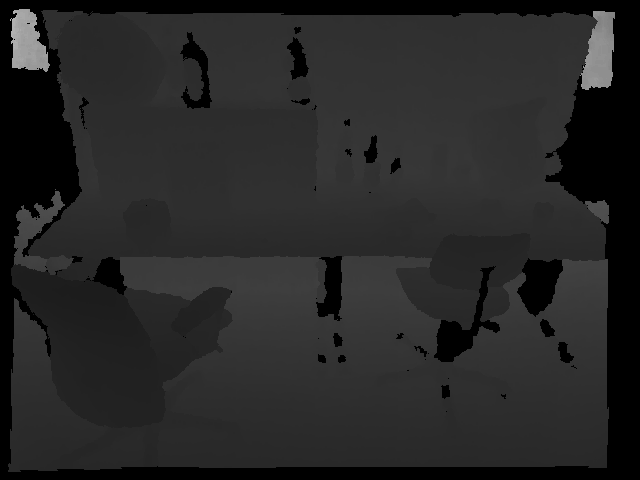
#> input picture tum_dataset/depth/1.png, 640 x 480 px, found by its file name
$ python Tarefa1.py
#> lines starting #> are read from the running program, lines starting #| are printed output that depends on the picture
import cv2
import numpy as np
import open3d as o3d
import os

# Caminhos para as pastas
base_path = "tum_dataset"
rgb_path = r"C:\Users\Eduardo Pereira\Documents\UNI\A2-S1\SAVI\TRABALHO1\tum_dataset\rgb"
depth_path = r"C:\Users\Eduardo Pereira\Documents\UNI\A2-S1\SAVI\TRABALHO1\tum_dataset\depth"

#rgb_path = r"C:\Universidade\Mestrado\2o Ano\SAVI\savi-25-26-assignment1-group6\tum_dataset\rgb"
#depth_path = r"C:\Universidade\Mestrado\2o Ano\SAVI\savi-25-26-assignment1-group6\tum_dataset\depth"

# Parâmetros intrínsecos da camera
fx, fy = 525.0, 525.0
cx, cy = 319.5, 239.5
camera_intrinsics = o3d.camera.PinholeCameraIntrinsic()
camera_intrinsics.set_intrinsics(width=640, height=480, fx=fx, fy=fy, cx=cx, cy=cy)

def process_rgbd_pair(rgb_file, depth_file):
    # Carrega RGB e Depth (OpenCV garante tipos corretos)
    color_cv = cv2.cvtColor(cv2.imread(rgb_file), cv2.COLOR_BGR2RGB)
#> color_cv is the input picture: shape (480, 640, 3); min 0, max 182, mean 38.7
    depth_cv = cv2.imread(depth_file, cv2.IMREAD_UNCHANGED)
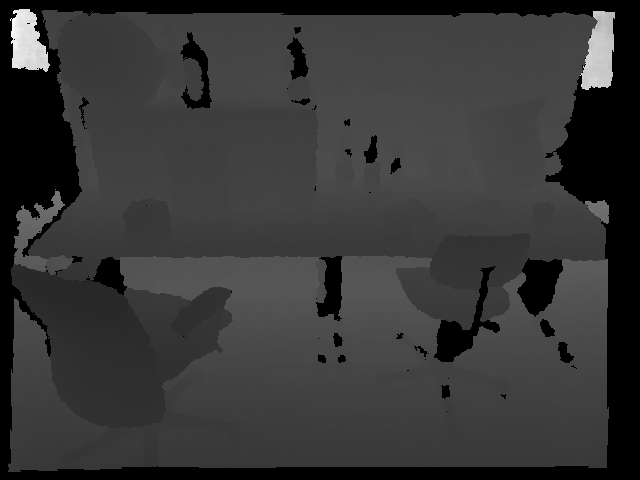
#> depth_cv: shape (480, 640) uint16; min 0, max 46655, mean 10008.8; drawn with min black and max white

    if depth_cv is None or color_cv is None:
        raise FileNotFoundError(f"Erro a ler {rgb_file} ou {depth_file}")

    # Garantir que esta em uint16
    if depth_cv.dtype != np.uint16:
        depth_cv = depth_cv.astype(np.uint16)

    # Converter para formato Open3D
    color_raw = o3d.geometry.Image(color_cv)
    depth_raw = o3d.geometry.Image(depth_cv)

#    # Cria RGBDImage (nao mantem as cores) (nao sei porque o prof usou este no ex da aula se fica sem cores)
#    rgbd_image = o3d.geometry.RGBDImage.create_from_tum_format(
#        color_raw,
#        depth_raw
#    )

    # Cria RGBDImage (mantendo as cores RGB)
    rgbd_image = o3d.geometry.RGBDImage.create_from_color_and_depth(
        color=color_raw,
        depth=depth_raw,
        depth_scale=5000.0,   # padrão TUM
        depth_trunc=4.0,      # corta profundidades > 4 m
        convert_rgb_to_intensity=False  # mantém cores reais
    )

    # Cria nuvem de pontos
    pcd = o3d.geometry.PointCloud.create_from_rgbd_image(
        rgbd_image,
        camera_intrinsics
    )

    # Corrigir orientação (Open3D → OpenCV) (usam diferentes sistemas de coordenadas)
    pcd.transform([[1, 0, 0, 0],
                   [0, -1, 0, 0],
                   [0, 0, -1, 0],
                   [0, 0, 0, 1]])

    # Diminui a intensidade
    pcd_down = pcd.voxel_down_sample(voxel_size=0.02)

    # Estima normais
    pcd_down.estimate_normals(
        search_param=o3d.geometry.KDTreeSearchParamKNN(knn=30)
    )

    return pcd_down

# Exemplo: processar imagens 1 e 2
pointcloud1 = process_rgbd_pair(os.path.join(rgb_path, "1.png"),
                         os.path.join(depth_path, "1.png"))
pointcloud2 = process_rgbd_pair(os.path.join(rgb_path, "2.png"),
                         os.path.join(depth_path, "2.png"))
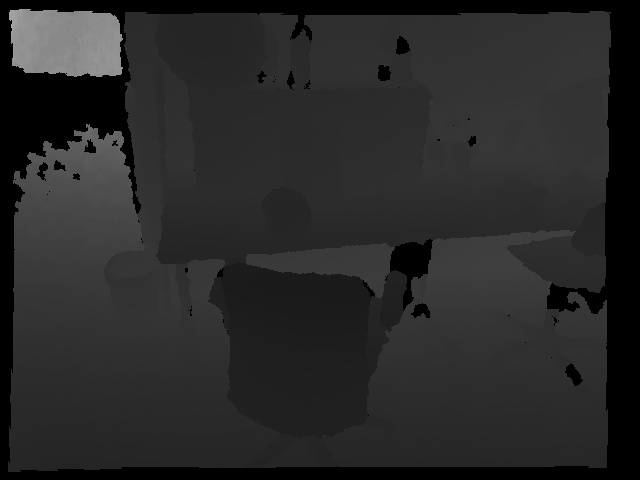
#> input picture tum_dataset/depth/2.png, 640 x 480 px, found by its file name
#> in process_rgbd_pair, color_cv is the input picture: shape (480, 640, 3); min 0, max 164, mean 40.7
#> in process_rgbd_pair (call 2), `depth_cv = cv2.imread(depth_file, cv2.IMREAD_UNCHANGED)`:
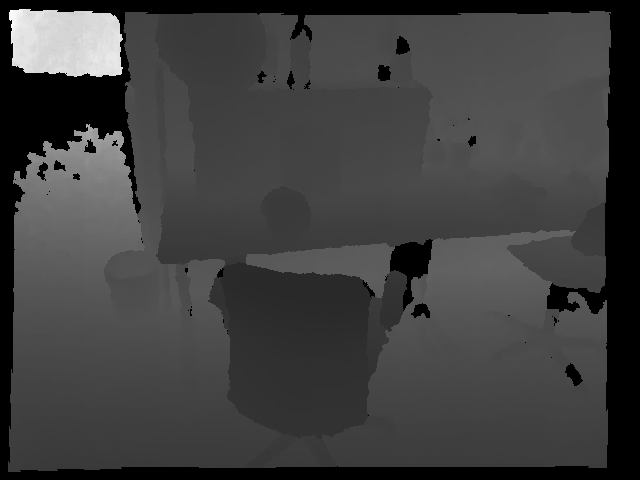
#> depth_cv: shape (480, 640) uint16; min 0, max 42065, mean 10514.2; drawn with min black and max white


# Guarda point clouds em .ply
o3d.io.write_point_cloud("pcd1.ply", pointcloud1)
o3d.io.write_point_cloud("pcd2.ply", pointcloud2)


# Visualização
#o3d.visualization.draw_geometries([pointcloud2])

############################################################
#                TAREFA 1 — ICP com Open3D
############################################################


# definir parametros ICP

threshold = 0.15  # distância máxima entre correspondências
initial_transform = np.eye(4)  # transformação inicial identidade
#initial_transform = np.asarray([[0.862, 0.011, -0.507, 0.5],
#                         [-0.139, 0.967, -0.215, 0.7],
#                         [0.487, 0.255, 0.835, -1.4],
#                         [0.0, 0.0, 0.0, 1.0]])

# Executar ICP

# POINT TO PLANE
icp_result = o3d.pipelines.registration.registration_icp(
    source=pointcloud1,
    target=pointcloud2,
    max_correspondence_distance=threshold,
    init=initial_transform,
    estimation_method=o3d.pipelines.registration.TransformationEstimationPointToPlane())

# [9 lines of commented-out code are left out]

prointclouds_aligned = pointcloud1.transform(icp_result.transformation)

# visuazlizar

pointcloud1.paint_uniform_color([1, 0, 0])  # vermelho = fonte transformada
pointcloud2.paint_uniform_color([0, 0, 1])  # azul = alvo

o3d.visualization.draw_geometries([pointcloud1, pointcloud2])
